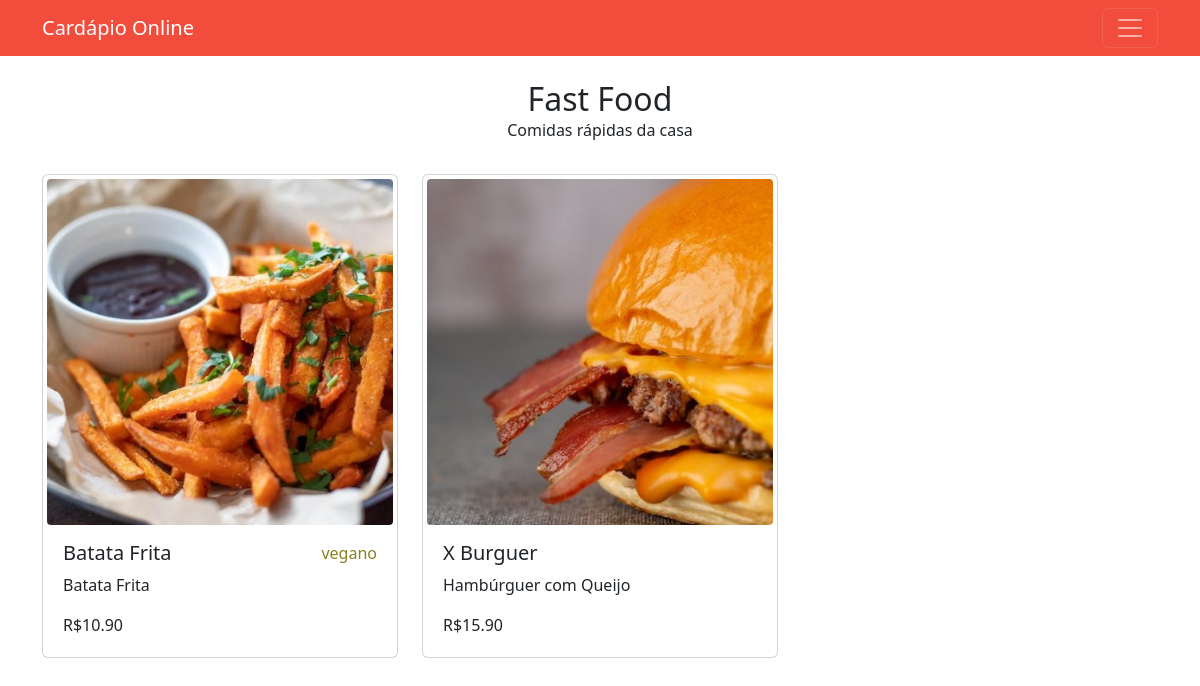
Page /cardapio/fastfood on the earlier database version.
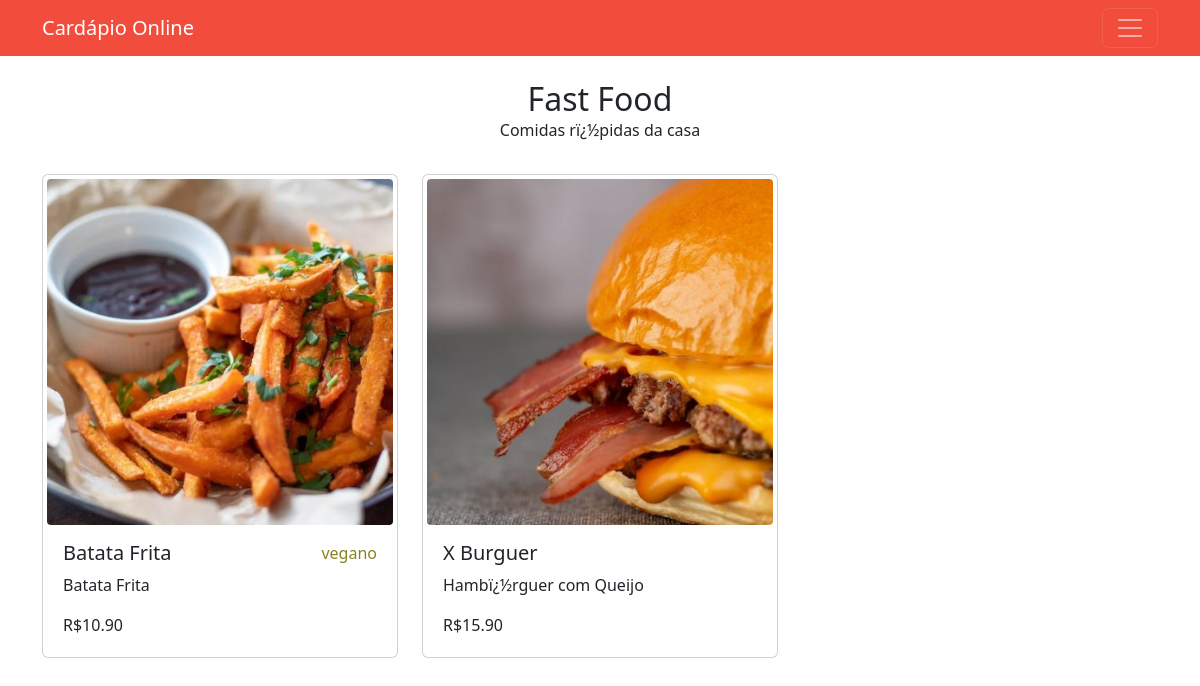
Same page on the later database version.
### tables this page shows
CREATE TABLE cardapio (
    codigo TEXT PRIMARY KEY,
    nome TEXT NOT NULL UNIQUE,
    descricao TEXT NOT NULL
);

CREATE TABLE produto (
    codigo TEXT PRIMARY KEY,
    codigo_cardapio TEXT NOT NULL,
    nome TEXT NOT NULL UNIQUE,
    descricao TEXT NOT NULL,
    preco REAL NOT NULL,
    restricao TEXT NOT NULL,
	FOREIGN KEY(codigo_cardapio) REFERENCES cardapio(codigo)
	ON UPDATE RESTRICT ON DELETE RESTRICT
);

### jinja.py (the view)
@app.get('/cardapio/{codigo_cardapio}', response_class=HTMLResponse)
async def obter_cardapio(request: Request, codigo_cardapio: str,
    repo_cardapio: Annotated[RepositorioCardapio, Depends(obter_repo_cardapio)],
    repo_produto: Annotated[RepositorioProduto, Depends(obter_repo_produto)]):
    cardapio = repo_cardapio.consultar_cardapio(codigo_cardapio)
    if not cardapio:
        return templates.TemplateResponse('nao_encontrado.jinja', {'request': request})
    produtos = repo_produto.consultar_todos_produtos(codigo_cardapio=codigo_cardapio)
    return templates.TemplateResponse('todos_produtos.jinja', {'request': request,
        'produtos': produtos, 'cardapio': cardapio})

### templates/todos_produtos.jinja (shortened to what this page needs)
<!DOCTYPE html>
<html lang="pt-BR">
<head>
    <link href="https://cdn.jsdelivr.net/npm/bootstrap@5.3.0/dist/css/bootstrap.min.css" rel="stylesheet">
</head>
<body>
    {% include "navbar.jinja" %}
    {% if cardapio is defined %}
        <div class="d-flex justify-content-center mt-4">
            <h2 class="m-0">{{cardapio.nome}}</h2>
        </div>
        <div class="d-flex justify-content-center">
            <p class="m-0">{{cardapio.descricao}}</p>
        </div>
    {% endif %}
    {% include "grid_produtos.jinja" %}
</body>
</html>

### templates/grid_produtos.jinja
<div class="container mt-3">
    <div class="row">
        {% for item in produtos %}
            {% set produto = item %}
            <div class="mt-3 mb-3 col-md-4">
                {% include "card_produto.jinja" %}
            </div>
        {% endfor %}
    </div>
</div>

### templates/card_produto.jinja
<a class="text-decoration-none" href="{{url_for('obter_produto', codigo_produto=produto.codigo)}}">
  <div class="card p-1">
    <img src="{{url_for('static', path='/'+produto.codigo+'.jpg')}}" class="card-img-top rounded-1" alt="{{produto.nome}}">
    <div class="card-body">
      <div class="d-flex flex-row justify-content-between">
        <h5 class="card-title">{{produto.nome}}</h5>
        {% if produto.restricao == 'vegano' %}
          <span class="card-text" style="color: #898121;">{{produto.restricao}}</span>
        {% elif produto.restricao == 'vegetariano' %}
          <span class="card-text" style="color: #E7B10A;">{{produto.restricao}}</span>
        {% endif %}
      </div>
      <p class="card-text">{{produto.descricao}}</p>
      <p class="card-text">R${{"%0.2f" | format(produto.preco)}}</p>
    </div>
  </div>
</a>

Differences in the rows shown:
changed cardapio "Fast Food": descricao "Comidas rápidas da casa" → "Comidas rï¿½pidas da casa"
changed produto "X Burguer": descricao "Hambúrguer com Queijo" → "Hambï¿½rguer com Queijo"
